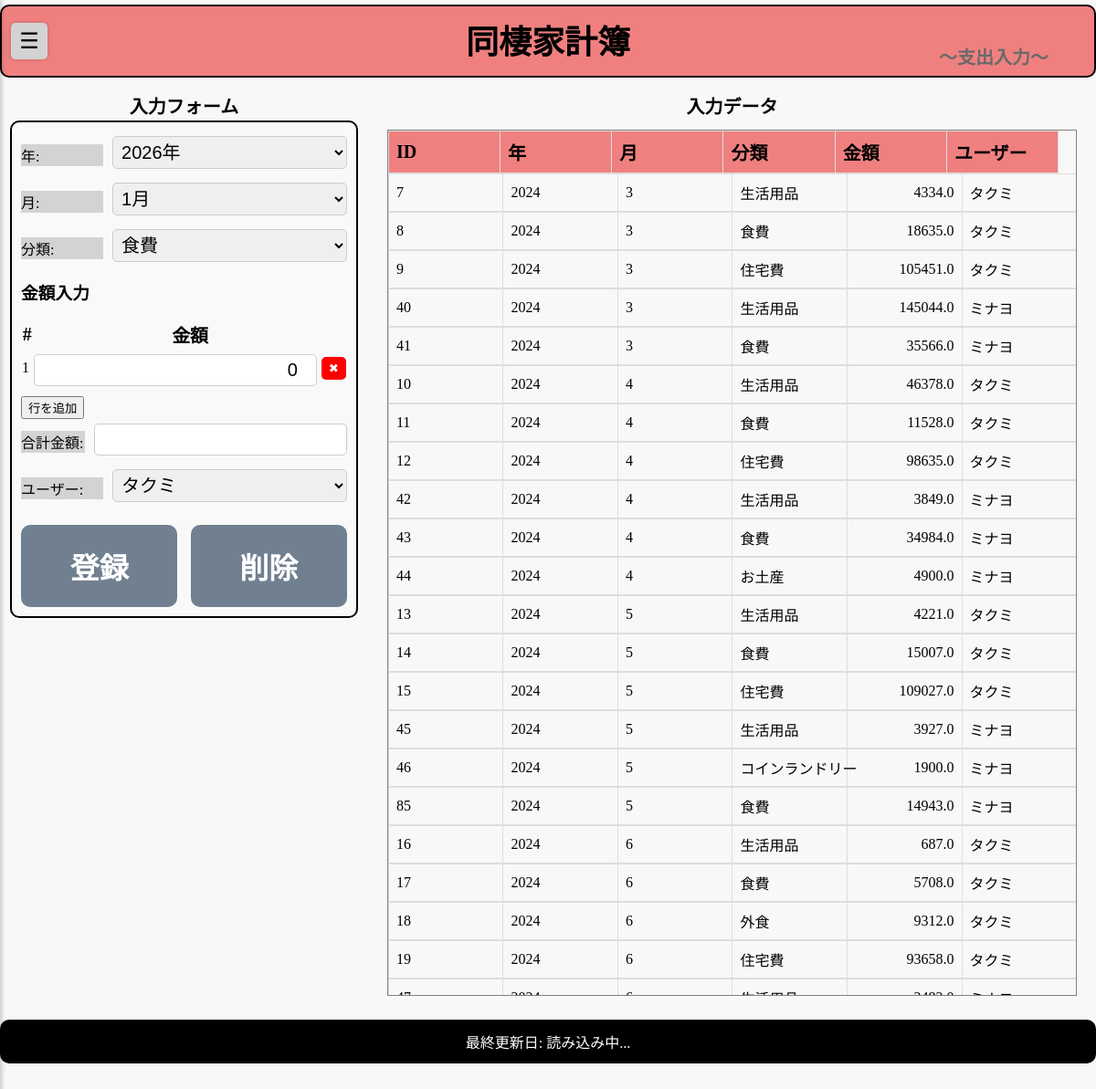
Screenshot of /input with the database file from the repository.
### tables this page shows
CREATE TABLE expenses (
    id INTEGER PRIMARY KEY AUTOINCREMENT,
    year INTEGER NOT NULL,
    month INTEGER NOT NULL,
    category TEXT NOT NULL,
    amount REAL NOT NULL,
    user TEXT NOT NULL
);

### page.py (the view)
@page_view.route("/input")
def input_page():
    conn = sqlite3.connect(DB_FILE)
    cursor = conn.cursor()
    cursor.execute("""
        SELECT id, year, month, category, amount, user
        FROM expenses
        ORDER BY year ASC, month ASC
        """)
    expenses = cursor.fetchall()
    cursor.execute("SELECT category FROM category_master ORDER BY id ASC")
    categories = [row[0] for row in cursor.fetchall()]
    cursor.execute("SELECT user FROM user_master ORDER BY id ASC")
    users = [row[0] for row in cursor.fetchall()]
    conn.close()
    return render_template("input.html", expenses=expenses, categories=categories, users=users)

### app.py (called while the page is built)
def get_latest_year():
    conn = sqlite3.connect(DB_FILE)
    cursor = conn.cursor()
    cursor.execute("SELECT MAX(year) FROM expenses")  # 最大のyearを取得
    latest_year = cursor.fetchone()[0]  # 結果を取得
    conn.close()
    return latest_year if latest_year else 2024  # データがない場合はデフォルト2024

@app.before_request
def set_default_year():
    if "selected_year" not in session:
        session["selected_year"] = get_latest_year()  # 初期値をセット
    if "selected_category" not in session:
        session["selected_category"] = None  # カテゴリー初期値 すべて→None
    if "selected_user" not in session:
        session["selected_user"] = None  # ユーザー初期値 すべて→None

### templates/input.html (shortened to what this page needs)
<!DOCTYPE html>
<html>
<head>
    <link rel="stylesheet" type="text/css" href="{{ url_for('static', filename='style.css') }}">
    <link rel="stylesheet" type="text/css" href="{{ url_for('static', filename='input_screen.css') }}">
</head>
<body data-page="input">
    <div class="page_header">
        <button id="menu-toggle">&#9776;</button>
        <h1>同棲家計簿</h1>
        <h2>～支出入力～</h2>
    </div>
    <div class="container">
        <table class="view_erea">
            <tr>
                <th>入力フォーム</th>
                <th>入力データ</th>
            </tr>
            <tr>
                <td id="form_erea">
                    <div class="input-form">
                        <form id="expense-form" action="/submit" method="POST">
                            <div class="form-group">
                                <label for="year">年:</label>
                                <select id="year" name="year">
                                    <script>
                                        // 現在の年から過去10年分を生成
                                        let currentYear = new Date().getFullYear();
                                        for (let i = currentYear; i >= currentYear - 5; i--) {
                                            document.write(`<option value="${i}">${i}年</option>`);
                                        }
                                    </script>
                                </select>
                            </div>
                            <div class="form-group">
                                <label for="month">月:</label>
                                <select id="month" name="month">
                                    <script>
                                        for (let i = 1; i <= 12; i++) {
                                            document.write(`<option value="${i}">${i}月</option>`);
                                        }
                                    </script>
                                </select>
                            </div>
                            <div class="form-group">
                                <label for="category">分類:</label>
                                <select id="category" name="category">
                                    {% for category in categories %}
                                        <option value="{{ category }}">{{ category }}</option>
                                    {% endfor %}
                                </select>
                            </div>
                            <h3>金額入力</h3>
                            <table id="expense-table">
                                <thead>
                                    <tr>
                                        <th>#</th>
                                        <th>金額</th>
                                    </tr>
                                </thead>
                                <tbody>
                                    <tr>
                                        <td>1</td>
                                        <td class="expense-cell">
                                            <input type="number" class="expense-input" min="0" value="0">
                                            <button class="delete-btn">✖</button>
                                        </td>
                                    </tr>
                                </tbody>
                            </table>
                            <button type="button" id="add-row">行を追加</button>
                            <div class="form-group">
                                <label for="amount">合計金額:</label>
                                <input type="number" id="amount" name="amount" min="0" readonly>
                            </div>
                            <div class="form-group">
                                <label for="user">ユーザー:</label>
                                <select id="user" name="user">
                                    {% for user in users %}
                                        <option value="{{ user }}">{{ user }}</option>
                                    {% endfor %}
                                </select>
                            </div>
                            <button type="submit">登録</button>
                            <button type="button" id="data-delete">削除</button>
                        </form>
                    </div>
                </td>
                <td>
                    <div class="data-area">
                        <div class="data-table">
                            {% if expenses and expenses|length > 0 %}
                            <table border="1">
                                <thead>
                                    <tr>
                                        <th>ID</th>
                                        <th>年</th>
                                        <th>月</th>
                                        <th>分類</th>
                                        <th>金額</th>
                                        <th>ユーザー</th>
                                    </tr>
                                </thead>
                                <tbody>
                                    {% for expense in expenses %}
                                    <tr>
                                        <td>{{ expense[0] }}</td>
                                        <td>{{ expense[1] }}</td>
                                        <td>{{ expense[2] }}</td>
                                        <td>{{ expense[3] }}</td>
                                        <td id="amount-cell">{{ expense[4] }}</td>
                                        <td>{{ expense[5] }}</td>
                                    </tr>
                                    {% endfor %}
                                </tbody>
                            </table>
                            {% else %}
                                <p>登録されたデータはありません</p>
                            {% endif %}
                            </table>
                        </div>
    <footer id="last-updated">最終更新日: 読み込み中...</footer>
</body>
</html>

### static/style.css (style rules this page uses)
body { display: flex; flex-direction: column; align-items: center; justify-content: flex-start; height: 100vh; margin: 0; background-color: #f8f8f8; }
body[data-page="input"] .page_header { background-color: lightcoral; }
.page_header { align-items: center; padding: 10px; background-color: lightblue; border-radius: 10px; position: relative; height: 80px; width: 100%; margin: 5px auto; border: 2px solid black; box-sizing: border-box; }
.page_header h1 { position: absolute; left: 50%; transform: translateX(-50%); margin: 0; font-size: 36px; text-align: center; white-space: nowrap; }
.page_header h2 { margin: 0; font-size: 20px; color: dimgrey; margin-left: auto; margin-top: 30px; padding-right: 40px; float: right; }
.container { display: table; width: 100%; margin: 0; vertical-align: top; overflow-x: auto; }
#menu-toggle { font-size: 24px; background: none; border: none; cursor: pointer; width: 40px; height: 40px; line-height: 40px; padding: 0; position: absolute; left: 10px; top: 50%; transform: translateY(-50%); z-index: 1000; background-color: lightgrey; border-radius: 5px; box-shadow: 0 0 5px rgba(0, 0, 0, 0.2); }
#amount-cell { text-align: right; }
footer { width: 100%; max-width: 100vw; box-sizing: border-box; margin: 5px auto 0 auto; text-align: center; border: 2px solid black; background-color: black; color: white; border-radius: 10px; padding: 10px; }

### static/input_screen.css (style rules this page uses)
.view_erea th { font-size: 20px; font-weight: bold; }
#form_erea { vertical-align: top; }
.input-form { display: block; width: 95%; max-width: 600px; background-color: #f9f9f9; margin: 0 auto; border: 2px solid black; border-radius: 10px; padding: 10px; box-sizing: border-box; overflow: hidden; }
.input-form .form-group { display: flex; align-items: center; gap: 10px; margin-bottom: 10px; }
.input-form label { margin-top: 10px; text-align: left; font-size: 16px; width: 90px; background-color: lightgray; }
.input-form input, .input-form select { flex: 1; width: auto; max-width: 100%; padding: 5px; margin-top: 5px; font-size: 20px; border: 1px solid #ccc; border-radius: 5px; }
.expense-cell { display: flex; align-items: center; justify-content: space-between; gap: 5px; }
.expense-input { flex-grow: 1; text-align: right; padding: 5px; }
#amount { text-align: right; }
.delete-btn { background-color: red; color: white; border: none; padding: 5px 8px; cursor: pointer; border-radius: 5px; }
table { width: 100%; max-width: 100%; border-collapse: collapse; margin: 10px 0; }
button[type="submit"] { width: 48%; padding: 22px; font-size: 32px; font-weight: bold; background-color: slategray; color: white; border: none; border-radius: 10px; cursor: pointer; margin-top: 15px; float: left; }
#data-delete { width: 48%; padding: 22px; font-size: 32px; font-weight: bold; background-color: slategray; color: white; border: none; border-radius: 10px; cursor: pointer; margin-top: 15px; float: right; }
.data-table { width: 95%; border-collapse: collapse; table-layout: fixed; margin-left: 2.5%; }
.data-table thead { display: block; background-color: lightcoral; }
.data-table tbody { display: block; max-height: 900px; overflow-y: auto; width: 100%; }
.data-table tr { display: table; width: 100%; table-layout: fixed; }
.data-table th, .data-table td { padding: 8px; border: 1px solid #ddd; text-align: left; white-space: nowrap; }

### rows the page displays
expenses: id "7", year "2024", month "3", category "生活用品", amount "4334.0", user "タクミ"
expenses: id "8", year "2024", month "3", category "食費", amount "18635.0", user "タクミ"
expenses: id "9", year "2024", month "3", category "住宅費", amount "105451.0", user "タクミ"
expenses: id "40", year "2024", month "3", category "生活用品", amount "145044.0", user "ミナヨ"
expenses: id "41", year "2024", month "3", category "食費", amount "35566.0", user "ミナヨ"
expenses: id "10", year "2024", month "4", category "生活用品", amount "46378.0", user "タクミ"
expenses: id "11", year "2024", month "4", category "食費", amount "11528.0", user "タクミ"
expenses: id "12", year "2024", month "4", category "住宅費", amount "98635.0", user "タクミ"
expenses: id "42", year "2024", month "4", category "生活用品", amount "3849.0", user "ミナヨ"
expenses: id "43", year "2024", month "4", category "食費", amount "34984.0", user "ミナヨ"
expenses: id "44", year "2024", month "4", category "お土産", amount "4900.0", user "ミナヨ"
expenses: id "13", year "2024", month "5", category "生活用品", amount "4221.0", user "タクミ"
expenses: id "14", year "2024", month "5", category "食費", amount "15007.0", user "タクミ"
expenses: id "15", year "2024", month "5", category "住宅費", amount "109027.0", user "タクミ"
expenses: id "45", year "2024", month "5", category "生活用品", amount "3927.0", user "ミナヨ"
expenses: id "46", year "2024", month "5", category "コインランドリー", amount "1900.0", user "ミナヨ"
expenses: id "85", year "2024", month "5", category "食費", amount "14943.0", user "ミナヨ"
expenses: id "16", year "2024", month "6", category "生活用品", amount "687.0", user "タクミ"
expenses: id "17", year "2024", month "6", category "食費", amount "5708.0", user "タクミ"
expenses: id "18", year "2024", month "6", category "外食", amount "9312.0", user "タクミ"
expenses: id "19", year "2024", month "6", category "住宅費", amount "93658.0", user "タクミ"

### other values shown
form field category "食費"
form field user "タクミ"
